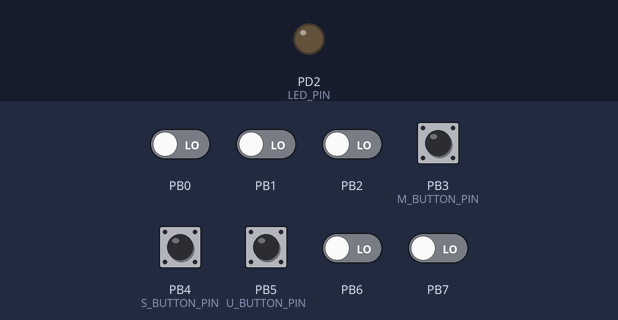
A program run on a simulated ATmega328P, built with avr-gcc and emulated at 16 MHz. On the bench: output pins drawn as LEDs (lit = HIGH). Dashed ring = blinking. The inputs (shaded band) are chosen by the test bench; at power-on: PB3 (M_BUTTON_PIN), PB4 (S_BUTTON_PIN), PB5 (U_BUTTON_PIN) HIGH, PB0–2, PB6, PB7 LOW.

Above: at 1.2 s.
1.3 s: PB3 (M_BUTTON_PIN) pulled LOW for 0.15 s
At 1.9 s:
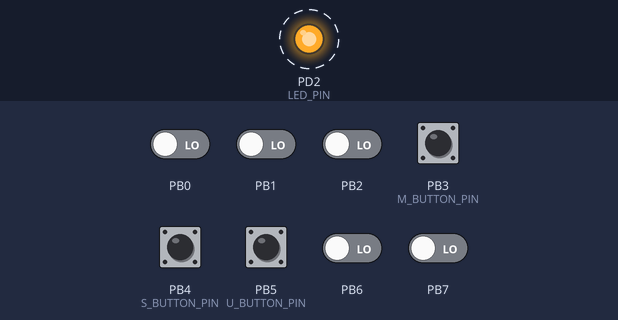
4.4 s: PB4 (S_BUTTON_PIN) pulled LOW for 0.15 s
At 6.4 s:
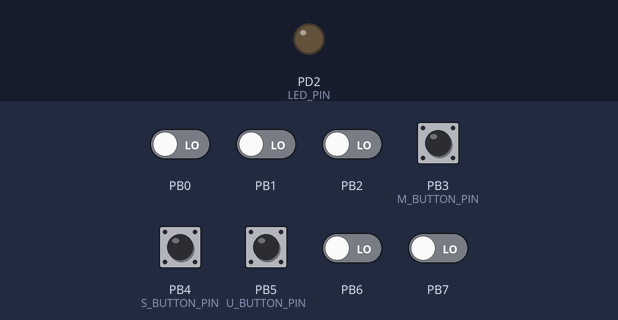
7.4 s: PB3 (M_BUTTON_PIN) pulled LOW for 1 s
At 8.0 s:
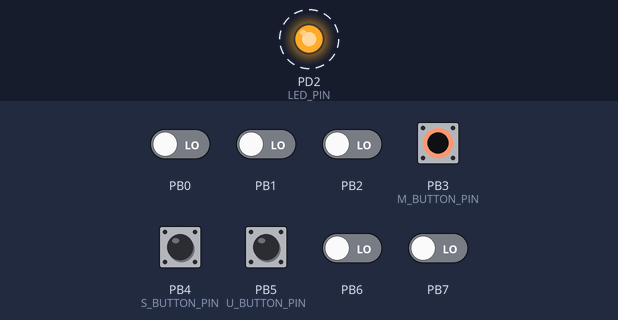
10.6 s: PB5 (U_BUTTON_PIN) pulled LOW for 0.15 s
At 12.2 s:
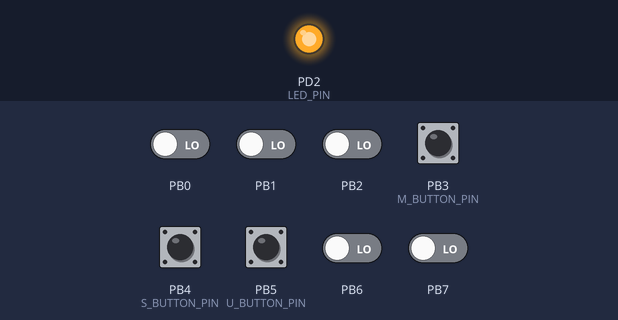
Timing chart, 0 to 13.9 s (numbered marks = the images above; inputs shaded):
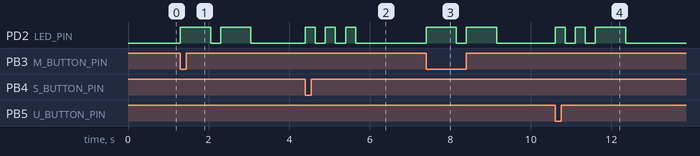

The program:

main.c
```c
// main.c - Refactored with GPIO Driver
#define F_CPU 16000000UL
#include <util/delay.h>
#include "gpio.h"

// --- Pin Definitions for Clarity ---
#define LED_PORT GPIO_PORT_D
#define LED_PIN  2

#define M_BUTTON_PORT GPIO_PORT_B
#define M_BUTTON_PIN  3
#define S_BUTTON_PORT GPIO_PORT_B   // Added S button definition
#define S_BUTTON_PIN  4
#define U_BUTTON_PORT GPIO_PORT_B   // Added U button definition
#define U_BUTTON_PIN  5

#define DOT_LENGTH_MS 250

void dot() {
    gpio_write(LED_PORT, LED_PIN, GPIO_PIN_HIGH);
    _delay_ms(DOT_LENGTH_MS);
    gpio_write(LED_PORT, LED_PIN, GPIO_PIN_LOW);
    _delay_ms(DOT_LENGTH_MS);
}

// Rewrite the dash() function to use gpio_write()
void dash() {
    gpio_write(LED_PORT, LED_PIN, GPIO_PIN_HIGH);
    _delay_ms(DOT_LENGTH_MS * 3);
    gpio_write(LED_PORT, LED_PIN, GPIO_PIN_LOW);
    _delay_ms(DOT_LENGTH_MS);
}

int main(void) {
    // --- PIN CONFIGURATION using the driver ---
    gpio_set_direction(LED_PORT, LED_PIN, GPIO_PIN_OUTPUT);

    gpio_set_direction(M_BUTTON_PORT, M_BUTTON_PIN, GPIO_PIN_INPUT);  // Configured M
    gpio_set_pullup(M_BUTTON_PORT, M_BUTTON_PIN, 1);

    gpio_set_direction(S_BUTTON_PORT, S_BUTTON_PIN, GPIO_PIN_INPUT);  // Configure S
    gpio_set_pullup(S_BUTTON_PORT, S_BUTTON_PIN, 1);

    gpio_set_direction(U_BUTTON_PORT, U_BUTTON_PIN, GPIO_PIN_INPUT);  // Configure U
    gpio_set_pullup(U_BUTTON_PORT, U_BUTTON_PIN, 1);

    // --- MAIN LOOP using the driver ---
    while (1) {
        // Call dash(), dash() for 'M'
        // Add checks for the 'S' and 'U' buttons using gpio_read()

        // M = --
        if (gpio_read(M_BUTTON_PORT, M_BUTTON_PIN) == GPIO_PIN_LOW) {
            dash(); dash();
            _delay_ms(DOT_LENGTH_MS * 2);
        }
         // S = ...
        if (gpio_read(S_BUTTON_PORT, S_BUTTON_PIN) == GPIO_PIN_LOW) {
            dot(); dot(); dot();
            _delay_ms(DOT_LENGTH_MS * 2);
        }
        // U = ..-
        if (gpio_read(U_BUTTON_PORT, U_BUTTON_PIN) == GPIO_PIN_LOW) {
            dot(); dot(); dash();
            _delay_ms(DOT_LENGTH_MS * 2);
        }
    }
}
```

gpio.c
```c
#include "gpio.h"

// Helper arrays to map enum to actual registers
static volatile uint8_t* ddr_registers[] = {&DDRB, &DDRC, &DDRD};
static volatile uint8_t* port_registers[] = {&PORTB, &PORTC, &PORTD};
static volatile uint8_t* pin_registers[] = {&PINB, &PINC, &PIND};

void gpio_set_direction(GpioPort_t port, uint8_t pin_num, GpioDirection_t direction) {
    if (direction == GPIO_PIN_OUTPUT) {
        *ddr_registers[port] |= (1 << pin_num);
    } else {
        *ddr_registers[port] &= ~(1 << pin_num);
    }
}

void gpio_write(GpioPort_t port, uint8_t pin_num, GpioValue_t value) {
    // Use the PORTx register (from port_registers) to drive the pin HIGH or LOW
    if (value == GPIO_PIN_HIGH) {
        *port_registers[port] |= (1 << pin_num);   // set bit → drive pin HIGH
    } else {
        *port_registers[port] &= ~(1 << pin_num);  // clear bit → drive pin LOW
    }
    // 'port_registers' array and perform bitwise operations to set
    // the pin HIGH or LOW based on the 'value' parameter.
}

void gpio_set_pullup(GpioPort_t port, uint8_t pin_num, uint8_t enable) {
    // Enabling a pull-up is the same as writing HIGH to an input pin.
    if(enable){
        *port_registers[port] |= (1 << pin_num); // enable pull-up
    } else{
        *port_registers[port] &= ~(1 << pin_num); // disable pull-up
    }
    gpio_write(port, pin_num, enable ? GPIO_PIN_HIGH : GPIO_PIN_LOW);
}

GpioValue_t gpio_read(GpioPort_t port, uint8_t pin_num) {
    // This function use the correct register from the
    // 'pin_registers' array. Read the register's value, check if the
    // specific bit for 'pin_num' is set, and return GPIO_PIN_HIGH or GPIO_PIN_LOW.
    // =============================================================================
    // Read the current logic level of the specified pin:
    // 1. Access the correct PINx register via pin_registers[port].
    // 2. Apply a bit mask (1 << pin_num) to isolate the target pin.
    // 3. If the bit is set → return GPIO_PIN_HIGH, else → return GPIO_PIN_LOW.
    if (*pin_registers[port] & (1 << pin_num)) {
        return GPIO_PIN_HIGH;
    } else {
        return GPIO_PIN_LOW;
    }

    //            ----- Short-hand version of if-else block above -----
    // return (*pin_registers[port] & (1 << pin_num)) ? GPIO_PIN_HIGH : GPIO_PIN_LOW;
    // ------------------------------------------------------------------------------
}
```

gpio.h
```c
// Header guard to prevent multiple inclusions
#ifndef GPIO_H
#define GPIO_H

#include <avr/io.h>

// --- Type Definitions for Readability ---
typedef enum { GPIO_PORT_B, GPIO_PORT_C, GPIO_PORT_D } GpioPort_t;
typedef enum { GPIO_PIN_INPUT, GPIO_PIN_OUTPUT } GpioDirection_t;
typedef enum { GPIO_PIN_LOW, GPIO_PIN_HIGH } GpioValue_t;

// --- Function Prototypes (Public API) ---
void gpio_set_direction(GpioPort_t port, uint8_t pin_num, GpioDirection_t direction);
void gpio_set_pullup(GpioPort_t port, uint8_t pin_num, uint8_t enable);
void gpio_write(GpioPort_t port, uint8_t pin_num, GpioValue_t value);
GpioValue_t gpio_read(GpioPort_t port, uint8_t pin_num);

#endif // GPIO_H
```

Measured:
- after the input at 1.3 s, PD2 (LED_PIN): alternates HIGH for 0.75 s and LOW for 0.25 s, starting at once
- after the input at 4.4 s, PD2 (LED_PIN): alternates HIGH for 0.25 s and LOW for 0.25 s, 6 changes in all, then stays LOW, starting at once
- after the input at 7.4 s, PD2 (LED_PIN): alternates HIGH for 0.75 s and LOW for 0.25 s, 4 changes in all, then stays LOW, starting at once
- after the input at 10.6 s, PD2 (LED_PIN): goes HIGH 0.25 s, LOW 0.25 s, HIGH 0.25 s, LOW 0.25 s, HIGH 0.75 s, then LOW, starting at once
